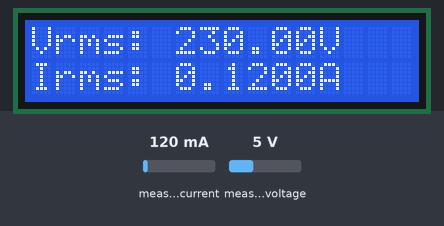
The sketch below on a simulated ESP32. Shown: 16×2 character LCD. The test bench sets the inputs (shaded band); at power-on: measured current 120 mA, measured voltage 5 V. WiFi joins after 1.5 s; servers stay silent unless stated; what the sketch prints to the serial monitor is not drawn.

Above: at 6.2 s.
6.3 s: measured current set to 40 mA
At 14.5 s:
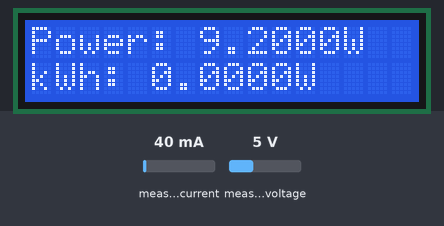
17.0 s: measured voltage set to 0.3 V
At 18.1 s:
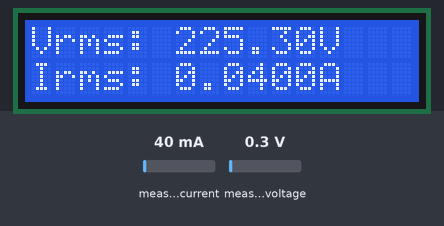
22.9 s: measured current set to 500 mA
At 30.1 s:
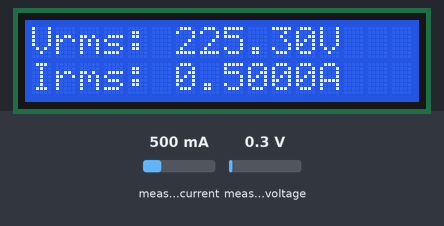
32.7 s: measured voltage set to 3.8 V
At 35.5 s:
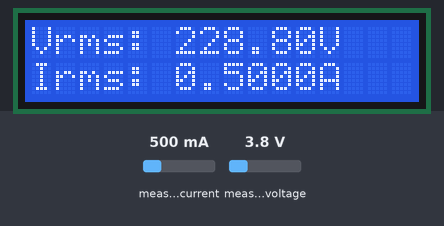
38.6 s: measured current set to 1000 mA
At 40.9 s:
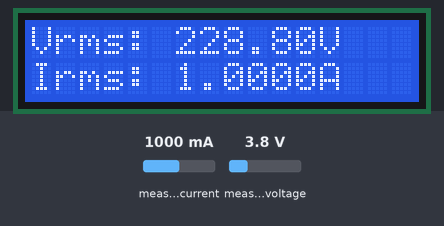
44.5 s: measured voltage set to 7.5 V
At 47.5 s:
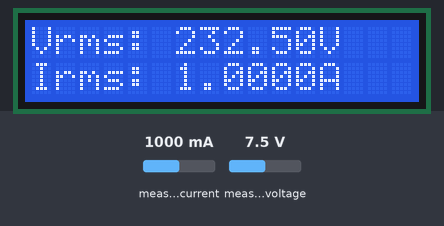
Timing chart, 0 to 49.0 s (numbered marks = the images above; inputs shaded):
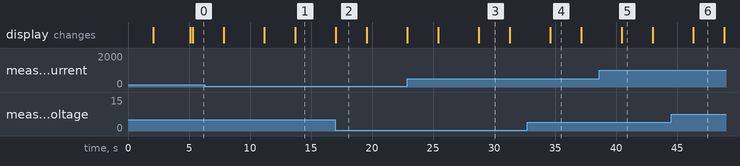

The sketch:

i2c.ino
```cpp
#include <Wire.h>
#include <LiquidCrystal_I2C.h>
#include "EmonLib.h"
#include <WiFi.h>
#include <FirebaseESP32.h>

// Initialize LCD (use the correct I2C address: 0x27 or 0x3F)
LiquidCrystal_I2C lcd(0x27, 16, 2);
EnergyMonitor emon;

// Firebase configuration
#define FIREBASE_HOST "power--meter3-default-rtdb.firebaseio.com"
#define FIREBASE_AUTH "tZMpJLwBRMMm0SAflmA4nj4ZyBPPxu9lefKtFEE5"

// WiFi credentials
char ssid[] = "Pojayan's phone";
char pass[] = "1234567890";

// Initialize Firebase objects
FirebaseData firebaseData;
FirebaseConfig firebaseConfig;
FirebaseAuth firebaseAuth;

unsigned long lastmillis = millis();
float kWh = 0;

void setup() {
    Serial.begin(9600);

    // Initialize Wi-Fi
    WiFi.begin(ssid, pass);
    while (WiFi.status() != WL_CONNECTED) {
        delay(1000);
        Serial.println("Connecting to WiFi...");
    }
    Serial.println("Connected to WiFi");

    // Initialize Firebase
    firebaseConfig.database_url = FIREBASE_HOST;
    firebaseConfig.signer.tokens.legacy_token = FIREBASE_AUTH;
    Firebase.begin(&firebaseConfig, &firebaseAuth);
    Firebase.reconnectWiFi(true);

    // Initialize LCD with I2C
    lcd.init();
    lcd.backlight();

    // Set up EnergyMonitor
    emon.voltage(35, 83.5, 1.7);
    emon.current(34, 0.5);

    lcd.setCursor(3, 0);
    lcd.print("Power Monitoring");
    lcd.setCursor(5, 1);
    lcd.print("Meter");
    delay(3000);
    lcd.clear();
}

void loop() {
    emon.calcVI(20, 2000);
    kWh += emon.apparentPower * (millis() - lastmillis) / 3600000000.0;

    Serial.print("Vrms: ");
    Serial.print(emon.Vrms, 2);
    Serial.print("V");
    Serial.print("\tIrms: ");
    Serial.print(emon.Irms, 4);
    Serial.print("A");
    Serial.print("\tPower: ");
    Serial.print(emon.apparentPower, 4);
    Serial.print("W");
    Serial.print("\tkWh: ");
    Serial.print(kWh, 5);
    Serial.println("kWh");

    // Update LCD
    lcd.clear();
    lcd.setCursor(0, 0);
    lcd.print("Vrms: ");
    lcd.print(emon.Vrms, 2);
    lcd.print("V");

    lcd.setCursor(0, 1);
    lcd.print("Irms: ");
    lcd.print(emon.Irms, 4);
    lcd.print("A");
    delay(2500);

    lcd.clear();
    lcd.setCursor(0, 0);
    lcd.print("Power: ");
    lcd.print(emon.apparentPower, 4);
    lcd.print("W");

    lcd.setCursor(0, 1);
    lcd.print("kWh: ");
    lcd.print(kWh, 4);
    lcd.print("W");
    delay(2500);

    lastmillis = millis();

    // Send data to Firebase
    Firebase.setFloat(firebaseData, "/powerData/voltage", emon.Vrms);
    Firebase.setFloat(firebaseData, "/powerData/current", emon.Irms);
    Firebase.setFloat(firebaseData, "/powerData/power", emon.apparentPower);
    Firebase.setFloat(firebaseData, "/powerData/kWh", kWh);

    if (firebaseData.httpCode() == 200) {
        Serial.println("Data successfully written to Firebase");
    } else {
        Serial.print("Error writing to Firebase: ");
        Serial.println(firebaseData.errorReason());
    }
}
```

Measured:
- after the input at 6.3 s, the display: first differs from a run without the input after 4.9 s (image 1 shows a later state)
- after the input at 17.0 s, the display: changes at once (image 2)
- after the input at 22.9 s, the display: first differs from a run without the input after 5.9 s (image 3)
- after the input at 32.7 s, the display: changes after 1.9 s (image 4)
- after the input at 38.6 s, the display: changes after 1.9 s (image 5)
- what the display in image 2 shows lasts 2.6 s, from 17.0 s to 19.6 s
